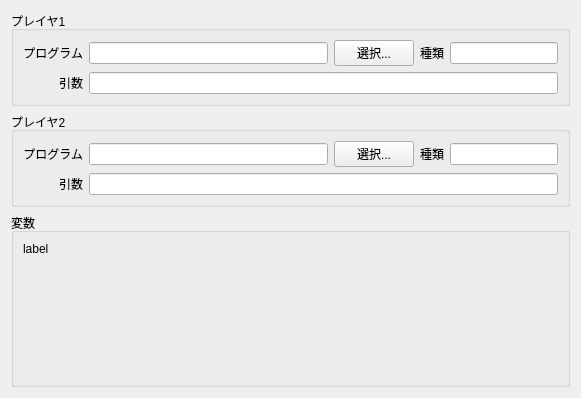
<?xml version="1.0" encoding="UTF-8"?>
<ui version="4.0">
 <class>PlayerEdit</class>
 <widget class="QWidget" name="PlayerEdit">
  <property name="geometry">
   <rect>
    <x>0</x>
    <y>0</y>
    <width>581</width>
    <height>398</height>
   </rect>
  </property>
  <property name="windowTitle">
   <string>Form</string>
  </property>
  <layout class="QVBoxLayout">
   <item>
    <widget class="QGroupBox" name="groupBox_2">
     <property name="sizePolicy">
      <sizepolicy hsizetype="Preferred" vsizetype="Maximum">
       <horstretch>0</horstretch>
       <verstretch>0</verstretch>
      </sizepolicy>
     </property>
     <property name="title">
      <string>プレイヤ1</string>
     </property>
     <property name="flat">
      <bool>false</bool>
     </property>
     <layout class="QGridLayout">
      <item row="0" column="3">
       <widget class="QLabel" name="label_5">
        <property name="text">
         <string>種類</string>
        </property>
       </widget>
      </item>
      <item row="0" column="4">
       <widget class="QLineEdit" name="videoTypesEdit">
        <property name="sizePolicy">
         <sizepolicy hsizetype="Preferred" vsizetype="Fixed">
          <horstretch>0</horstretch>
          <verstretch>0</verstretch>
         </sizepolicy>
        </property>
        <property name="text">
         <string/>
        </property>
       </widget>
      </item>
      <item row="0" column="2">
       <widget class="QPushButton" name="selectVideoPlayerButton">
        <property name="text">
         <string>選択...</string>
        </property>
       </widget>
      </item>
      <item row="0" column="0">
       <widget class="QLabel" name="label_3">
        <property name="sizePolicy">
         <sizepolicy hsizetype="Preferred" vsizetype="Preferred">
          <horstretch>0</horstretch>
          <verstretch>0</verstretch>
         </sizepolicy>
        </property>
        <property name="text">
         <string>プログラム</string>
        </property>
        <property name="alignment">
         <set>Qt::AlignRight|Qt::AlignTrailing|Qt::AlignVCenter</set>
        </property>
       </widget>
      </item>
      <item row="1" column="0">
       <widget class="QLabel" name="label_2">
        <property name="text">
         <string>引数</string>
        </property>
        <property name="alignment">
         <set>Qt::AlignRight|Qt::AlignTrailing|Qt::AlignVCenter</set>
        </property>
       </widget>
      </item>
      <item row="1" column="1" colspan="4">
       <widget class="QLineEdit" name="videoPlayerArgsEdit"/>
      </item>
      <item row="0" column="1">
       <widget class="QLineEdit" name="videoPlayerEdit"/>
      </item>
     </layout>
    </widget>
   </item>
   <item>
    <widget class="QGroupBox" name="groupBox_3">
     <property name="sizePolicy">
      <sizepolicy hsizetype="Preferred" vsizetype="Maximum">
       <horstretch>0</horstretch>
       <verstretch>0</verstretch>
      </sizepolicy>
     </property>
     <property name="title">
      <string>プレイヤ2</string>
     </property>
     <property name="flat">
      <bool>false</bool>
     </property>
     <layout class="QGridLayout">
      <item row="0" column="1">
       <widget class="QLineEdit" name="soundPlayerEdit"/>
      </item>
      <item row="0" column="2">
       <widget class="QPushButton" name="selectSoundPlayerButton">
        <property name="text">
         <string>選択...</string>
        </property>
       </widget>
      </item>
      <item row="0" column="0">
       <widget class="QLabel" name="label_7">
        <property name="sizePolicy">
         <sizepolicy hsizetype="Preferred" vsizetype="Preferred">
          <horstretch>0</horstretch>
          <verstretch>0</verstretch>
         </sizepolicy>
        </property>
        <property name="text">
         <string>プログラム</string>
        </property>
        <property name="alignment">
         <set>Qt::AlignRight|Qt::AlignTrailing|Qt::AlignVCenter</set>
        </property>
       </widget>
      </item>
      <item row="0" column="4">
       <widget class="QLineEdit" name="soundTypesEdit">
        <property name="sizePolicy">
         <sizepolicy hsizetype="Preferred" vsizetype="Fixed">
          <horstretch>0</horstretch>
          <verstretch>0</verstretch>
         </sizepolicy>
        </property>
        <property name="text">
         <string/>
        </property>
       </widget>
      </item>
      <item row="1" column="0">
       <widget class="QLabel" name="label_9">
        <property name="text">
         <string>引数</string>
        </property>
        <property name="alignment">
         <set>Qt::AlignRight|Qt::AlignTrailing|Qt::AlignVCenter</set>
        </property>
       </widget>
      </item>
      <item row="0" column="3">
       <widget class="QLabel" name="label_8">
        <property name="text">
         <string>種類</string>
        </property>
       </widget>
      </item>
      <item row="1" column="1" colspan="4">
       <widget class="QLineEdit" name="soundPlayerArgsEdit"/>
      </item>
     </layout>
    </widget>
   </item>
   <item>
    <widget class="QGroupBox" name="groupBox">
     <property name="title">
      <string>変数</string>
     </property>
     <property name="flat">
      <bool>false</bool>
     </property>
     <layout class="QVBoxLayout">
      <item>
       <widget class="QLabel" name="label">
        <property name="text">
         <string>label</string>
        </property>
        <property name="alignment">
         <set>Qt::AlignLeading|Qt::AlignLeft|Qt::AlignTop</set>
        </property>
        <property name="wordWrap">
         <bool>true</bool>
        </property>
        <property name="textInteractionFlags">
         <set>Qt::LinksAccessibleByMouse|Qt::TextSelectableByMouse</set>
        </property>
       </widget>
      </item>
     </layout>
    </widget>
   </item>
  </layout>
 </widget>
 <resources/>
 <connections/>
</ui>
